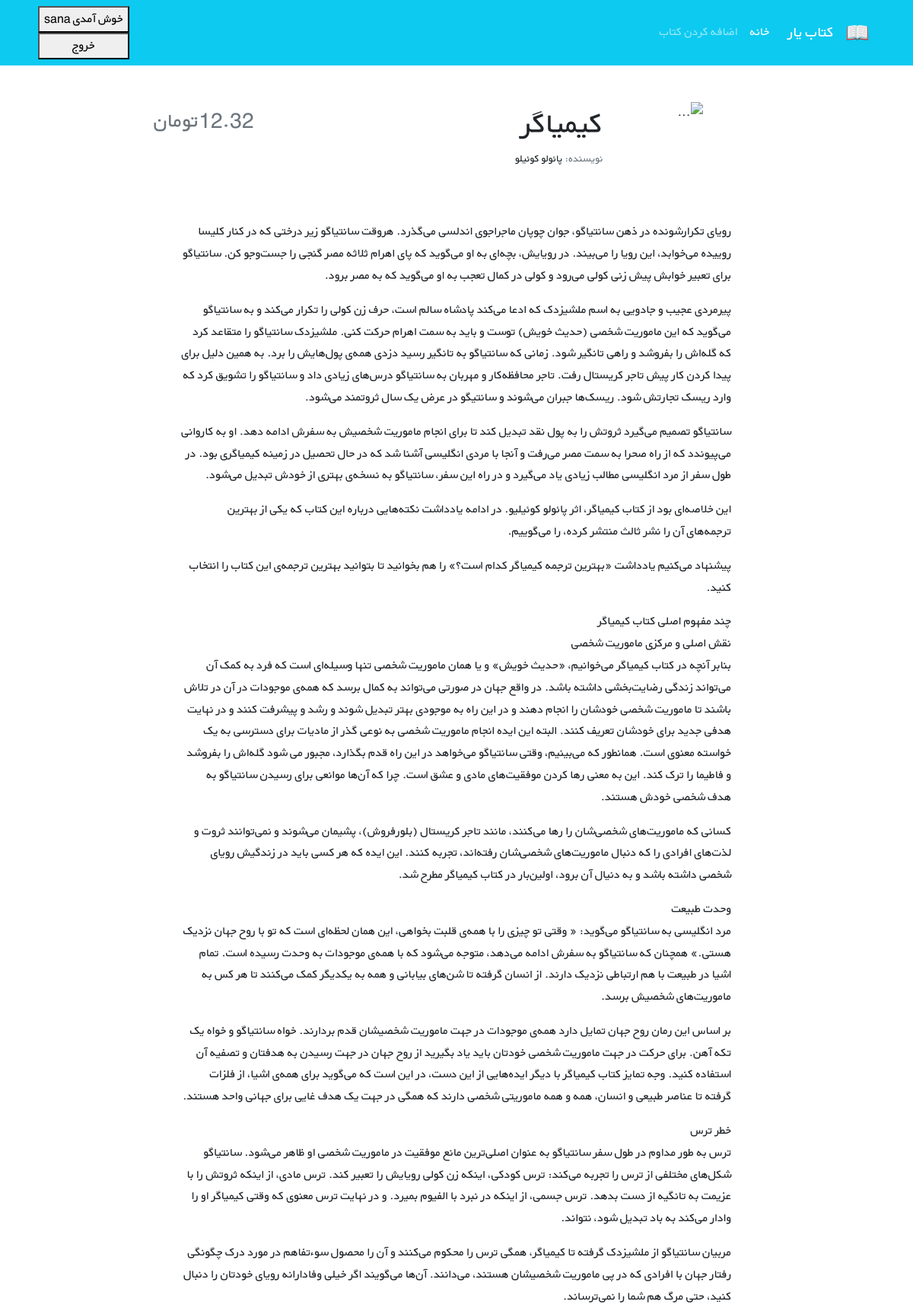
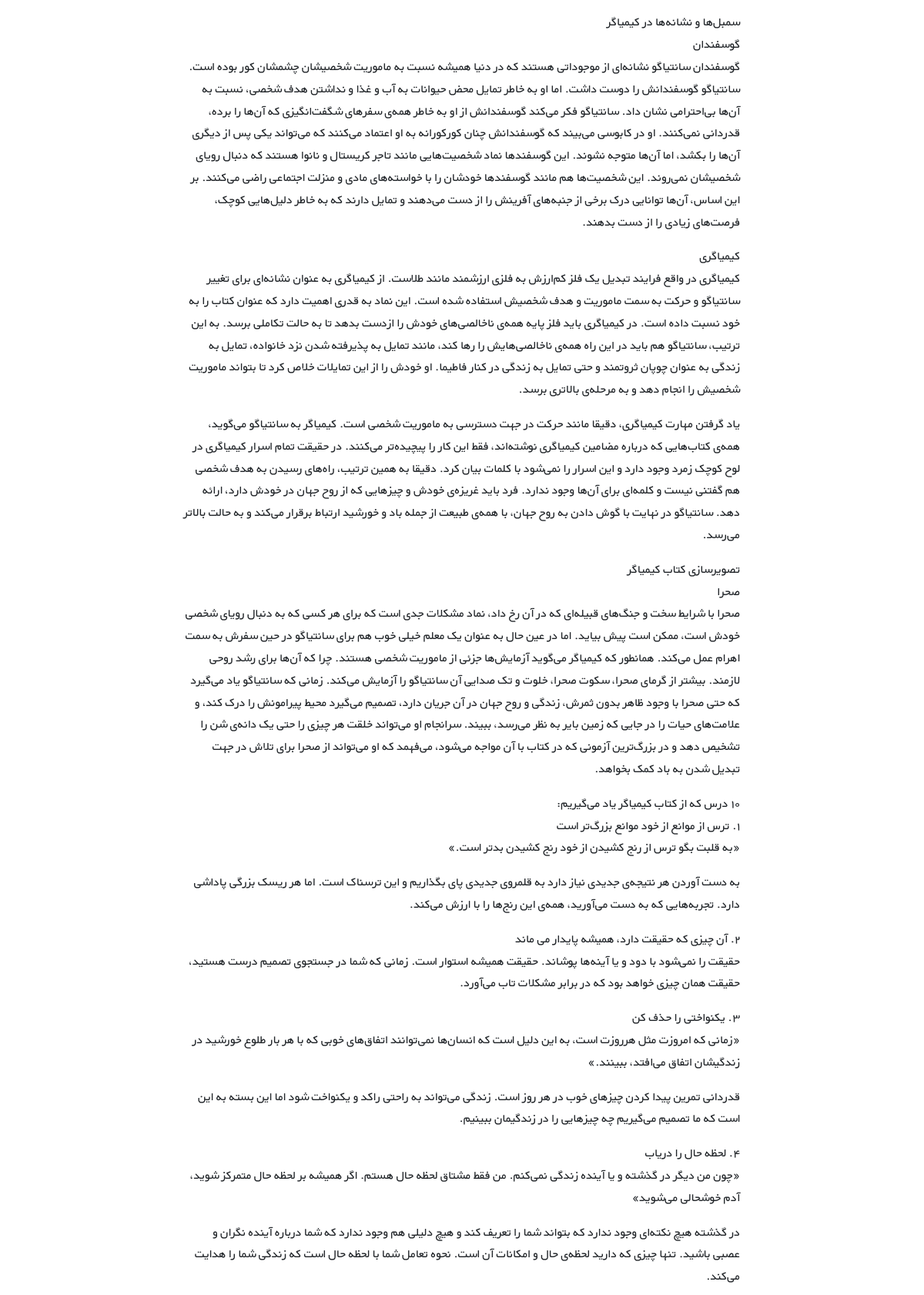
Page /books/6/ (signed in, upper part) on the committed database (2 pictures, top to bottom).
### accounts/models.py (models this page shows)
class CustomUser(AbstractUser):
    age = models.PositiveIntegerField(null=True, blank=True)

### books/models.py (models this page shows, shortened)
class Book(models.Model):
    title = models.CharField(max_length=200)
    author = models.CharField(max_length=200)
    description = models.TextField()
    price = models.DecimalField(max_digits=5, decimal_places=2)

### books/views.py (the view)
# urls.py: path('<int:pk>/', BookDetailView.as_view(), name='book_detail'),
class BookDetailView(generic.DetailView):
    model = Book
    template_name = 'books/book_detail.html'

### books/templates/books/book_detail.html (shortened to what this page needs)
{% extends "_base.html" %}
{% block content %}
    <div class="container mt-5" dir="rtl">
        <div class="">
            <div class="">
                <div class="d-flex justify-content-center">
                    <div class="row w-sm-75 w-100">
                        <div class="col-xs-12 col-md-3 d-flex justify-content-center">
                            <div>
                                <img src="https://newcdn.fidibo.com/images/books/65579_50411_normal.jpg"
                                    class="img-fluid rounded-start" alt="...">
                            </div>
                        </div>
                        <div class="col-xs-12 col-md-6 text-center text-md-end mt-md-1 mt-4">
                            <h1>{{ book.title }}</h1>
                            <h5 class="small my-1"><span class="text-muted">نویسنده: </span>{{ book.author }}</h5>
                        </div>
                        <div class="col-xs-12 col-md-3 d-flex flex-column">
                            <h3 class="align-self-center pt-2 text-muted align-self-md-end">
                                {{ book.price }}تومان
                            </h3>
                        </div>
                    </div>
                </div>
                <div class="d-flex justify-content-center">
                    <div class="my-3 p-5 w-sm-75 w-100">
                        {{ book.description|linebreaks }}
                    </div>
                </div>
            </div>
        </div>
    </div>
{% endblock content %}

### templates/_base.html (shortened to what this page needs)
{% load static %}
<!DOCTYPE html>
<html lang="en">
<head>
    <link href="https://cdn.jsdelivr.net/npm/bootstrap@5.1.3/dist/css/bootstrap.min.css" rel="stylesheet"
>
    <link rel="stylesheet" href="{% static 'css/style.css' %}">
</head>
<body>
    <nav class="navbar navbar-expand-lg navbar-dark bg-info" dir="rtl">
        <div class="container">
            <a class="navbar-brand" href="#">
                <img src="{% static "icons/book.png" %}" alt="" height="30"
                     class="d-inline-block align-text-top">
            </a>
            <a class="navbar-brand mx-3" href="#">کتاب یار</a>
            <div class="collapse navbar-collapse" id="navbarNavAltMarkup">
                <div class="navbar-nav">
                    <a class="nav-link active" aria-current="page" href="{% url 'book_list' %}">خانه</a>
                    <a class="nav-link" href="{% url 'book_create' %}">اضافه کردن کتاب</a>
                </div>
            </div>
            <div class="mx-2 text-white">
                {% if user.is_authenticated %}
                    <button>خوش آمدی {{ user.username }}</button>
                    <form action="{% url 'logout' %}" method='post'>
                        <button style='width:100%'>خروج</button>
                    </form>
                {% else %}
                    <a class="link-light text-decoration-none" href="{% url 'login' %}">ورود</a>
                    <span>یا</span>
                    <a class="link-light text-decoration-none" href="{% url 'signup' %}">ثبت نام</a>
                {% endif %}
            </div>
        </div>
    </nav>
    <div class="container">
        {% block content %}
        {%endblock content %}
    </div>
</body>
</html>

### static/css/style.css (style rules this page uses)
* { font-family: 'BYekan', sans-serif; line-height: 1.8rem; }
@media (min-width: 576px) { .w-sm-75 { width: 75%!important; } }

### rows in the picture
CustomUser: username "sana"
Book: title "کیمیاگر", author "پائولو کوئیلو", price "12.32", description "رویای تکرارشونده در ذهن سانتیاگو، جوان چوپان ماجراجوی اندلسی می‌گذرد. هروقت سانتیاگو زیر درختی که در کنار کلیسا روییده می‌خوابد، این رویا را می‌بیند. در رویایش، بچه‌ای به او می‌گوید که پای اهرام ثلاثه مصر گنجی را جست‌و‌جو کن. سانتیاگو برای تعبیر خوابش پیش زنی کولی می‌رود و کولی در کمال تعجب به او می‌گوید که به مصر برود. پیرمردی عجیب و جادویی به اسم ملشیزدک که ادعا می‌کند پادشاه سالم است، حرف زن کولی را تکرار می‌کند و به سانتیاگو می‌گوید که این ماموریت شخصی (حدیث خویش) توست و باید به سمت اهرام حرکت کنی. ملشیزدک سانتیاگو را متقاعد کرد که گله‌اش را بفروشد و راهی تانگیر شود. زمانی که سانتیاگو به تانگیر رسید دزدی همه‌ی پول‌هایش را برد. به همین دلیل برای پیدا کردن کار پیش تاجر کریستال رفت. تاجر…"
